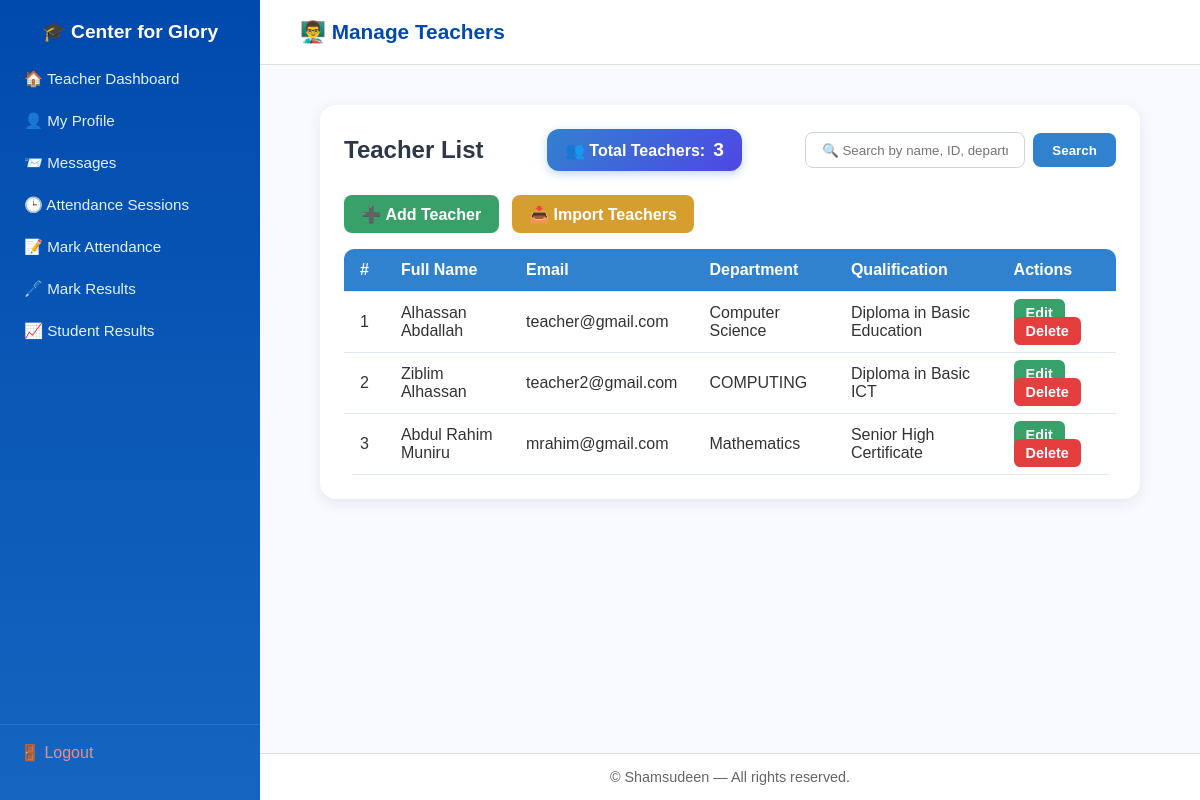
The page /accounts/admin/manage-teachers/ (signed in) on the database its author committed.
### accounts/models.py (models this page shows, shortened)
class BaseProfile(models.Model):
    user = models.OneToOneField(CustomUser, on_delete=models.CASCADE, related_name="%(class)s_profile")
    date_of_birth = models.DateField(blank=True, null=True)
    gender = models.CharField(
        max_length=10,
        choices=[("Male", "Male"), ("Female", "Female")],
        blank=True,
    )
    address = models.CharField(max_length=255, blank=True)
    photo = models.ImageField(upload_to="profiles/", default="profiles/default.png")
    class Meta:
        abstract = True

class Teacher(BaseProfile):
    staff_id = models.CharField(max_length=20, unique=True)
    qualification = models.CharField(max_length=100, blank=True)
    department = models.CharField(max_length=100, blank=True)
    hire_date = models.DateField(blank=True, null=True)

class CustomUser(AbstractUser):
    class Roles(models.TextChoices):
        SUPER_ADMIN = "super_admin", _("Super Administrator")
        ADMIN = "admin", _("Administrator / Principal")
        TEACHER = "teacher", _("Teacher")
        STUDENT = "student", _("Student")
        ACCOUNTANT = "accountant", _("Accountant")
        PARENT = "parent", _("Parent / Guardian")
    username = models.CharField(max_length=150, unique=True)
    email = models.EmailField(unique=True)
    role = models.CharField(max_length=20, choices=Roles.choices, default=Roles.STUDENT)
    phone_number = models.CharField(
        max_length=15,
        validators=[RegexValidator(r"^\+?\d{9,15}$", "Enter a valid phone number.")],
        blank=True,
        null=True,
    )
    is_verified = models.BooleanField(default=False)
    USERNAME_FIELD = "username"
    REQUIRED_FIELDS = ["email"]

### accounts/views.py (the view, shortened to what this page needs)
# urls.py: path("admin/manage-teachers/", views.manage_teachers, name="manage_teachers"),
@login_required
def manage_teachers(request):
    query = request.GET.get("q", "").strip()
    teachers = Teacher.objects.select_related("user").all()
    return render(request, "accounts/manage_teachers.html", {"teachers": teachers, "query": query})

### templates/accounts/manage_teachers.html (shortened to what this page needs)
{% extends "accounts/base_dashboard.html" %}
{% block header %}👨‍🏫 Manage Teachers{% endblock %}
{% block content %}
<div class="page-section">
  <div class="top-bar">
    <h2>Teacher List</h2>
    <div class="count-box">
      👥 Total Teachers: <span>{{ teachers.count }}</span>
    </div>
    <form method="get" class="search-form">
      <input type="text" name="q" placeholder="🔍 Search by name, ID, department..." value="{{ query }}">
      <button type="submit">Search</button>
    </form>
  </div>
  <div class="action-buttons">
    <a href="{% url 'add_teacher' %}" class="add">➕ Add Teacher</a>
    <a href="{% url 'import_teachers' %}" class="import">📥 Import Teachers</a>
  </div>
  <table class="data-table">
    <thead>
      <tr>
        <th>#</th>
        <th>Full Name</th>
        <th>Email</th>
        <th>Department</th>
        <th>Qualification</th>
        <th>Actions</th>
      </tr>
    </thead>
    <tbody>
      {% for teacher in teachers %}
      <tr>
        <td>{{ forloop.counter }}</td>
        <td>{{ teacher.user.get_full_name }}</td>
        <td>{{ teacher.user.email }}</td>
        <td>{{ teacher.department }}</td>
        <td>{{ teacher.qualification }}</td>
        <td>
          <a href="{% url 'edit_teacher' teacher.pk %}" class="btn edit">Edit</a>
          <a href="{% url 'delete_teacher' teacher.pk %}" class="btn delete"
             onclick="return confirm('Are you sure you want to delete this teacher?')">Delete</a>
        </td>
      </tr>
      {% empty %}
      <tr>
        <td colspan="6" style="text-align:center; color:#718096;">No teachers found.</td>
      </tr>
      {% endfor %}
    </tbody>
  </table>
</div>
{% endblock %}

### templates/accounts/manage_teachers.html (style rules this page uses)
.page-section { background: #ffffff; border-radius: 16px; padding: 24px; box-shadow: 0 4px 15px rgba(0, 0, 0, 0.08); animation: fadeIn 0.5s ease-in-out; }
.top-bar { display: flex; flex-wrap: wrap; justify-content: space-between; align-items: center; margin-bottom: 1.5rem; }
.top-bar h2 { font-size: 1.5rem; color: #2d3748; font-weight: 700; }
.count-box { background: linear-gradient(135deg, #3182ce, #4f46e5); color: #fff; padding: 10px 18px; border-radius: 12px; font-weight: 600; font-size: 1rem; box-shadow: 0 3px 10px rgba(49, 130, 206, 0.3); display: flex; align-items: center; gap: 8px; }
.count-box span { font-size: 1.2rem; font-weight: 700; }
.search-form { display: flex; align-items: center; gap: 0.5rem; }
.search-form input { padding: 0.6rem 1rem; border: 1.5px solid #cbd5e0; border-radius: 8px; outline: none; transition: 0.2s; width: 220px; }
.search-form button { background: #3182ce; color: #fff; padding: 0.6rem 1.2rem; border: none; border-radius: 8px; cursor: pointer; font-weight: 600; transition: background 0.3s; }
.action-buttons { display: flex; gap: 0.8rem; margin-bottom: 1rem; flex-wrap: wrap; }
.action-buttons a { text-decoration: none; padding: 0.6rem 1.1rem; border-radius: 8px; font-weight: 600; color: #fff; display: inline-flex; align-items: center; gap: 0.4rem; transition: 0.25s ease-in-out; }
.action-buttons a.add { background: #38a169; }
.action-buttons a.import { background: #d69e2e; }
.data-table { width: 100%; border-collapse: collapse; border-radius: 10px; overflow: hidden; }
.data-table thead { background: #3182ce; color: #fff; }
.data-table th, .data-table td { padding: 12px 16px; text-align: left; border-bottom: 1px solid #e2e8f0; }
.btn { padding: 6px 12px; border-radius: 6px; text-decoration: none; color: #fff; font-size: 0.9rem; font-weight: 600; transition: background 0.2s; }
.btn.edit { background: #38a169; }
.btn.delete { background: #e53e3e; }

### rows shown on the page
Teacher: user.get_full_name "Alhassan Abdallah", user.email "teacher@gmail.com", department "Computer Science", qualification "Diploma in Basic Education"
Teacher: user.get_full_name "Ziblim Alhassan", user.email "teacher2@gmail.com", department "COMPUTING", qualification "Diploma in Basic ICT"
Teacher: user.get_full_name "Abdul Rahim Muniru", user.email "mrahim@gmail.com", department "Mathematics", qualification "Senior High Certificate"

### other values the page prints
{{ teachers.count }} "3"
